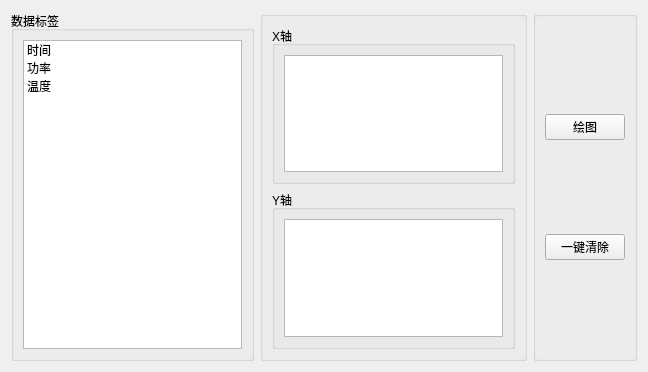
<?xml version="1.0" encoding="UTF-8"?>
<ui version="4.0">
 <class>Form</class>
 <widget class="QWidget" name="Form">
  <property name="geometry">
   <rect>
    <x>0</x>
    <y>0</y>
    <width>648</width>
    <height>372</height>
   </rect>
  </property>
  <property name="windowTitle">
   <string>Form</string>
  </property>
  <property name="windowIcon">
   <iconset resource="../icon/draw_windoc_icon.qrc">
    <normaloff>:/logo/绘图.png</normaloff>:/logo/绘图.png</iconset>
  </property>
  <layout class="QHBoxLayout" name="horizontalLayout">
   <item>
    <widget class="QGroupBox" name="data_tickets_groupBox">
     <property name="title">
      <string>数据标签</string>
     </property>
     <layout class="QVBoxLayout" name="verticalLayout">
      <item>
       <widget class="QListWidget" name="data_tickets_listWidget">
        <property name="dragDropMode">
         <enum>QAbstractItemView::DragDrop</enum>
        </property>
        <property name="defaultDropAction">
         <enum>Qt::MoveAction</enum>
        </property>
        <item>
         <property name="text">
          <string>时间</string>
         </property>
        </item>
        <item>
         <property name="text">
          <string>功率</string>
         </property>
        </item>
        <item>
         <property name="text">
          <string>温度</string>
         </property>
        </item>
       </widget>
      </item>
     </layout>
    </widget>
   </item>
   <item>
    <widget class="QGroupBox" name="groupBox_2">
     <property name="title">
      <string/>
     </property>
     <layout class="QVBoxLayout" name="verticalLayout_10">
      <item>
       <widget class="QGroupBox" name="groupBox_3">
        <property name="title">
         <string>X轴</string>
        </property>
        <layout class="QVBoxLayout" name="verticalLayout_2">
         <item>
          <widget class="QListWidget" name="x_listWidget">
           <property name="dragEnabled">
            <bool>true</bool>
           </property>
           <property name="dragDropOverwriteMode">
            <bool>true</bool>
           </property>
           <property name="dragDropMode">
            <enum>QAbstractItemView::DragDrop</enum>
           </property>
           <property name="defaultDropAction">
            <enum>Qt::MoveAction</enum>
           </property>
          </widget>
         </item>
        </layout>
       </widget>
      </item>
      <item>
       <widget class="QGroupBox" name="groupBox_4">
        <property name="title">
         <string>Y轴</string>
        </property>
        <layout class="QVBoxLayout" name="verticalLayout_3">
         <item>
          <widget class="QListWidget" name="y_listWidget">
           <property name="dragDropMode">
            <enum>QAbstractItemView::DragDrop</enum>
           </property>
           <property name="defaultDropAction">
            <enum>Qt::MoveAction</enum>
           </property>
          </widget>
         </item>
        </layout>
       </widget>
      </item>
     </layout>
    </widget>
   </item>
   <item>
    <widget class="QGroupBox" name="groupBox_7">
     <property name="title">
      <string/>
     </property>
     <layout class="QVBoxLayout" name="verticalLayout_8">
      <item>
       <widget class="QPushButton" name="plot_pushButton">
        <property name="text">
         <string>绘图</string>
        </property>
       </widget>
      </item>
      <item>
       <widget class="QPushButton" name="clean_pushButton">
        <property name="text">
         <string>一键清除</string>
        </property>
       </widget>
      </item>
     </layout>
    </widget>
   </item>
  </layout>
 </widget>
 <resources>
  <include location="../icon/draw_windoc_icon.qrc"/>
 </resources>
 <connections/>
</ui>
